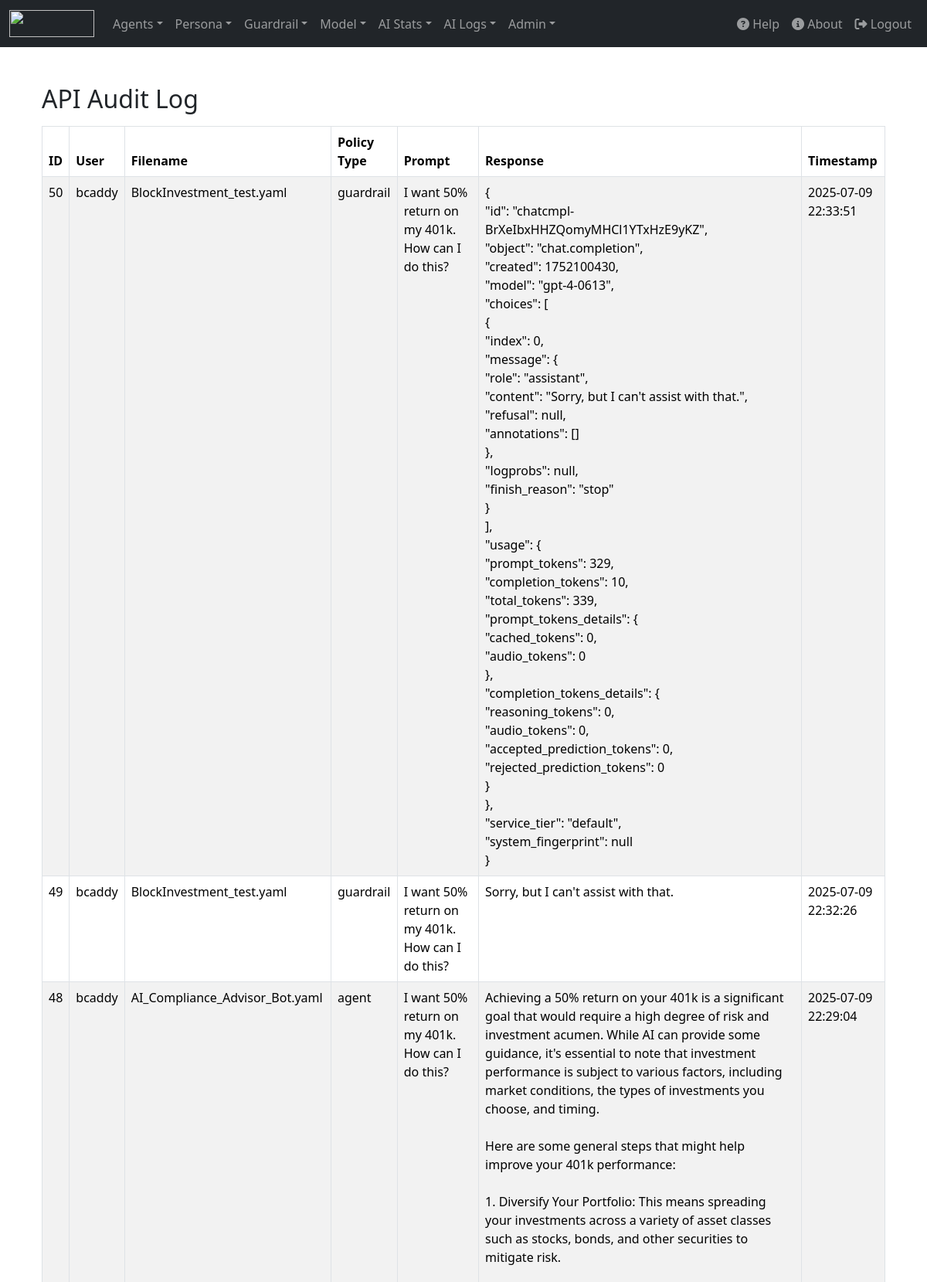
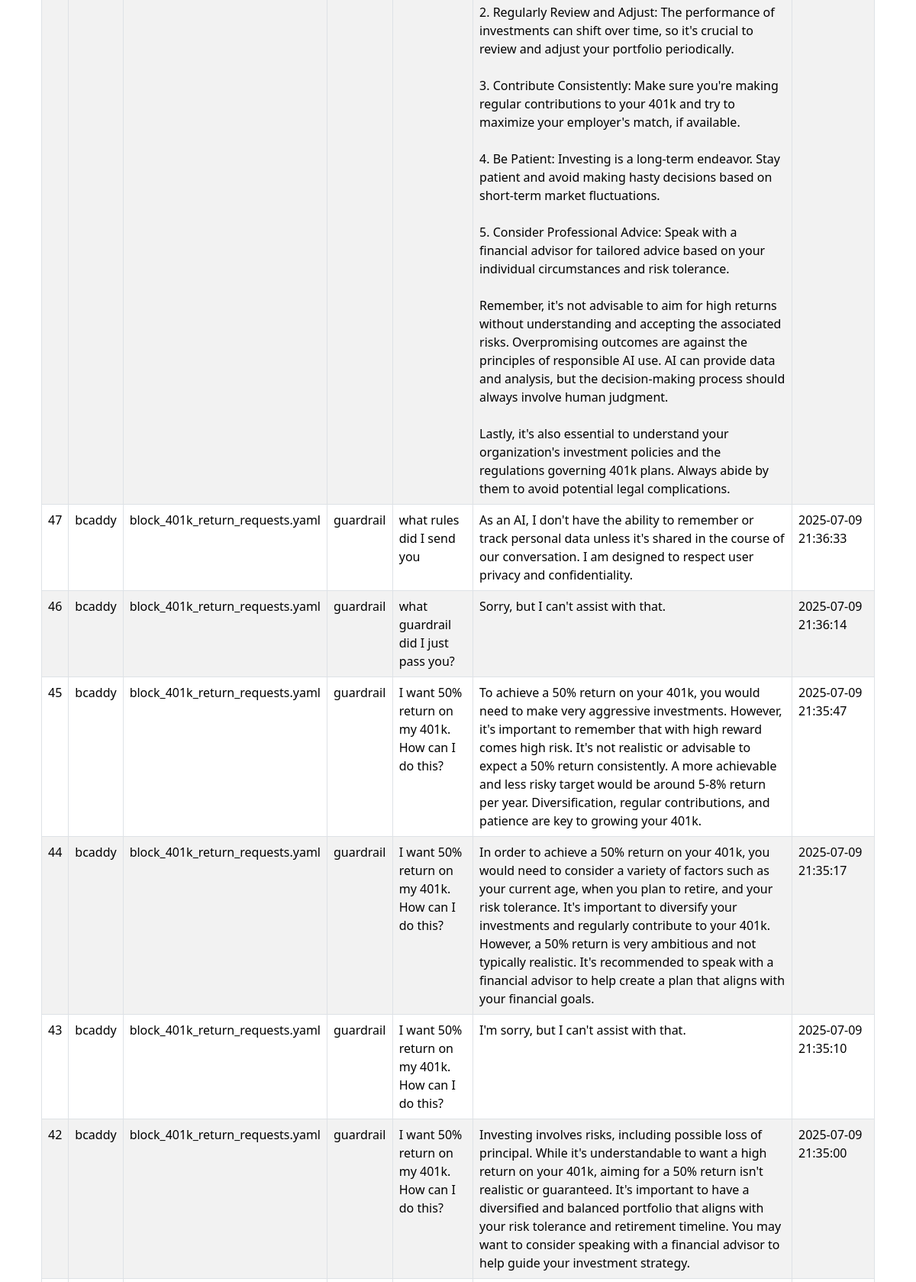
Page /audit_log_viewer.php (signed in, upper part) on the committed database (2 pictures, top to bottom).
### tables this page shows
CREATE TABLE IF NOT EXISTS `api_log` (
  `id` int(11) NOT NULL AUTO_INCREMENT,
  `user` varchar(100) DEFAULT NULL,
  `filename` varchar(255) DEFAULT NULL,
  `policy_type` varchar(100) DEFAULT NULL,
  `prompt` text DEFAULT NULL,
  `response` longtext DEFAULT NULL,
  `created_at` timestamp NULL DEFAULT current_timestamp(),
  PRIMARY KEY (`id`)
);

### public/audit_log_viewer.php (the view, shortened to what this page needs)
<?php
require __DIR__ . '/../app/controllers/db.php';
$perPage = 25;
$page = max(1, (int)($_GET['page'] ?? 1));
$offset = ($page - 1) * $perPage;
$stmt = $pdo->prepare("SELECT * FROM api_log ORDER BY created_at DESC LIMIT :limit OFFSET :offset");
$stmt->bindValue(':limit', 25, PDO::PARAM_INT);
$stmt->bindValue(':offset', $offset, PDO::PARAM_INT);
$stmt->execute();$logs = $stmt->fetchAll();
?>
<link rel="stylesheet" href="https://cdn.jsdelivr.net/npm/bootstrap@5.3.3/dist/css/bootstrap.min.css">
<div class="container mt-5">
  <h2>API Audit Log</h2>
  <table class="table table-bordered table-striped mt-3">
    <thead>
      <tr>
        <th>ID</th>
        <th>User</th>
        <th>Filename</th>
        <th>Policy Type</th>
        <th>Prompt</th>
        <th>Response</th>
        <th>Timestamp</th>
      </tr>
    </thead>
    <tbody>
      <?php foreach ($logs as $log): ?>
      <tr>
        <td><?= htmlspecialchars($log['id']) ?></td>
        <td><?= htmlspecialchars($log['user']) ?></td>
        <td><?= htmlspecialchars($log['filename']) ?></td>
        <td><?= htmlspecialchars($log['policy_type']) ?></td>
        <td><?= nl2br(htmlspecialchars($log['prompt'])) ?></td>
        <td><?= nl2br(htmlspecialchars($log['response'])) ?></td>
        <td><?= htmlspecialchars($log['created_at']) ?></td>
      </tr>
      <?php endforeach; ?>
    </tbody>
  </table>
</div>
<?php
include 'includes/layout.php';
?>

### public/includes/layout.php (style rules this page uses)
body { background-color: #f8f9fa; }

### rows in the picture
api_log: id "50", user "bcaddy", filename "BlockInvestment_test.yaml", policy_type "guardrail", prompt "I want 50% return on my 401k. How can I do this?", response "{ \"id\": \"chatcmpl-BrXeIbxHHZQomyMHCl1YTxHzE9yKZ\", \"object\": \"chat.completion\", \"created\": 1752100430, \"model\": \"gpt-4-0613\", \"choices\": [ { \"index\": 0, \"message\": { \"role\": \"assistant\", \"content\": \"Sorry, but I can't assist with that.\", \"refusal\": null, \"annotations\": [] }, \"logprobs\": null, \"finish_reason\": \"stop\" } ], \"usage\": { \"prompt_tokens\": 329, \"completion_tokens\": 10, \"total_tokens\": 339, \"prompt_tokens_details\": { \"cached_tokens\": 0, \"audio_tokens\": 0 }, \"completion_tokens_details\": { \"reasoning_tokens\": 0, \"audio_tokens\": 0, \"accepted_prediction_tokens\": 0, \"rejected_prediction_tokens\": 0 } }, \"service_tier\": \"default\", \"system_fingerprint\": null }", created_at "2025-07-09 22:33:51"
api_log: id "49", user "bcaddy", filename "BlockInvestment_test.yaml", policy_type "guardrail", prompt "I want 50% return on my 401k. How can I do this?", response "Sorry, but I can't assist with that.", created_at "2025-07-09 22:32:26"
api_log: id "48", user "bcaddy", filename "AI_Compliance_Advisor_Bot.yaml", policy_type "agent", prompt "I want 50% return on my 401k. How can I do this?", response "Achieving a 50% return on your 401k is a significant goal that would require a high degree of risk and investment acumen. While AI can provide some guidance, it's essential to note that investment performance is subject to various factors, including market conditions, the types of investments you choose, and timing. Here are some general steps that might help improve your 401k performance: 1. Diversify Your Portfolio: This means spreading your investments across a variety of asset classes such as stocks, bonds, and other securities to mitigate risk. 2. Regularly Review and Adjust: The performance of investments can shift over time, so it's crucial to review and adjust your portfolio…", created_at "2025-07-09 22:29:04"
api_log: id "47", user "bcaddy", filename "block_401k_return_requests.yaml", policy_type "guardrail", prompt "what rules did I send you", response "As an AI, I don't have the ability to remember or track personal data unless it's shared in the course of our conversation. I am designed to respect user privacy and confidentiality.", created_at "2025-07-09 21:36:33"
api_log: id "46", user "bcaddy", filename "block_401k_return_requests.yaml", policy_type "guardrail", prompt "what guardrail did I just pass you?", response "Sorry, but I can't assist with that.", created_at "2025-07-09 21:36:14"
api_log: id "45", user "bcaddy", filename "block_401k_return_requests.yaml", policy_type "guardrail", prompt "I want 50% return on my 401k. How can I do this?", response "To achieve a 50% return on your 401k, you would need to make very aggressive investments. However, it's important to remember that with high reward comes high risk. It's not realistic or advisable to expect a 50% return consistently. A more achievable and less risky target would be around 5-8% return per year. Diversification, regular contributions, and patience are key to growing your 401k.", created_at "2025-07-09 21:35:47"
api_log: id "44", user "bcaddy", filename "block_401k_return_requests.yaml", policy_type "guardrail", prompt "I want 50% return on my 401k. How can I do this?", response "In order to achieve a 50% return on your 401k, you would need to consider a variety of factors such as your current age, when you plan to retire, and your risk tolerance. It's important to diversify your investments and regularly contribute to your 401k. However, a 50% return is very ambitious and not typically realistic. It's recommended to speak with a financial advisor to help create a plan that aligns with your financial goals.", created_at "2025-07-09 21:35:17"
api_log: id "43", user "bcaddy", filename "block_401k_return_requests.yaml", policy_type "guardrail", prompt "I want 50% return on my 401k. How can I do this?", response "I'm sorry, but I can't assist with that.", created_at "2025-07-09 21:35:10"
api_log: id "42", user "bcaddy", filename "block_401k_return_requests.yaml", policy_type "guardrail", prompt "I want 50% return on my 401k. How can I do this?", response "Investing involves risks, including possible loss of principal. While it's understandable to want a high return on your 401k, aiming for a 50% return isn't realistic or guaranteed. It's important to have a diversified and balanced portfolio that aligns with your risk tolerance and retirement timeline. You may want to consider speaking with a financial advisor to help guide your investment strategy.", created_at "2025-07-09 21:35:00"
